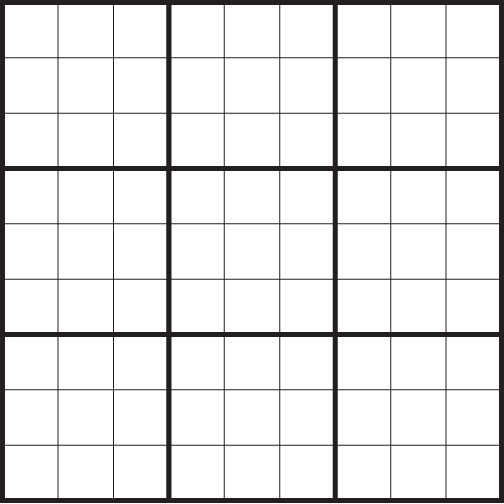
#> input picture RealTimeSolver/blank.png, 504 x 504 px
$ python -i basic.py   (imports and definitions only)   (Python 2 division)
#> lines starting #> are read from the running program, lines starting #| are printed output that depends on the picture; after the words box and inside, x2 and y2 are one past the last pixel; in counts of white or black regions, pixels touching at a corner belong together
#> further down, picture is the input picture: shape (504, 504, 3); mean B, G, R 232.5, 232.4, 232.8
import cv2
import numpy as np


def preprocessImage(image, skip_dilation = False):
#> called with skip_dilation = False
	preprocess = cv2.cvtColor(image, cv2.COLOR_BGR2GRAY)
	preprocess = cv2.GaussianBlur(preprocess, (9, 9), 0)
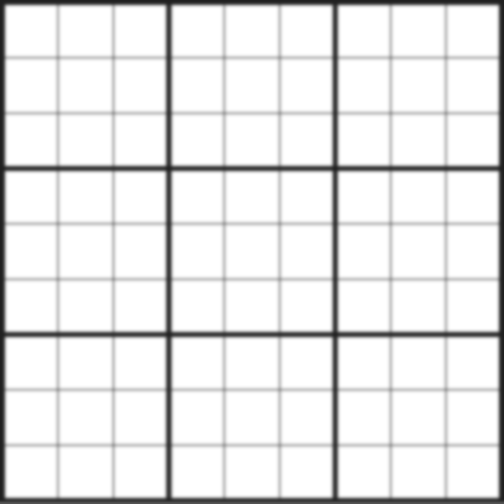
#> preprocess: shape (504, 504); min 32, max 255, mean 232.4
	preprocess = cv2.adaptiveThreshold(preprocess, 255, cv2.ADAPTIVE_THRESH_GAUSSIAN_C, cv2.THRESH_BINARY, 11, 2)
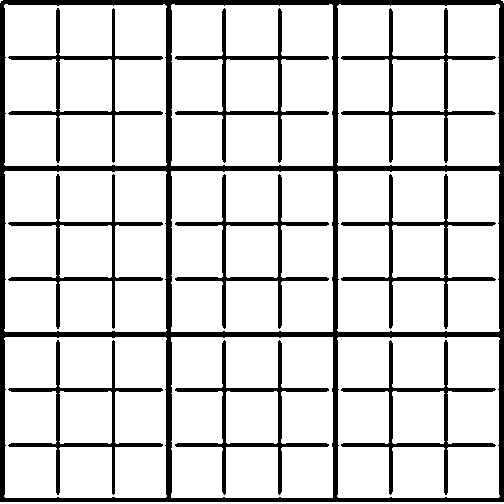
#> preprocess: shape (504, 504); 84.2% white; 10 black regions, largest, box (x1, y1, x2, y2) and area: (0, 0, 504, 502) 19716, (341, 8, 496, 163) 2326, (341, 174, 496, 329) 2326

	if not skip_dilation:
		kernel = np.array([[0., 1., 0.], [1., 2., 1.], [0., 1., 0.]], dtype = np.uint8)
		preprocess = cv2.dilate(preprocess, kernel, iterations = 1)
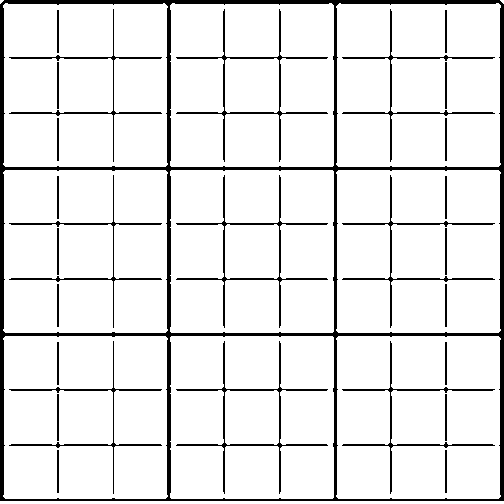
#> preprocess: shape (504, 504); 90.8% white; 28 black regions, largest, box (x1, y1, x2, y2) and area: (0, 0, 504, 501) 13398, (176, 9, 328, 162) 1148, (176, 175, 328, 328) 1148

	return preprocess

# [62 lines left out: functions getContours, getCoords, warp, extractGrid, displayGrid, not called in this run]


>>> import cv2
>>> picture = cv2.imread('blank.png')
>>> result = preprocessImage(picture)
